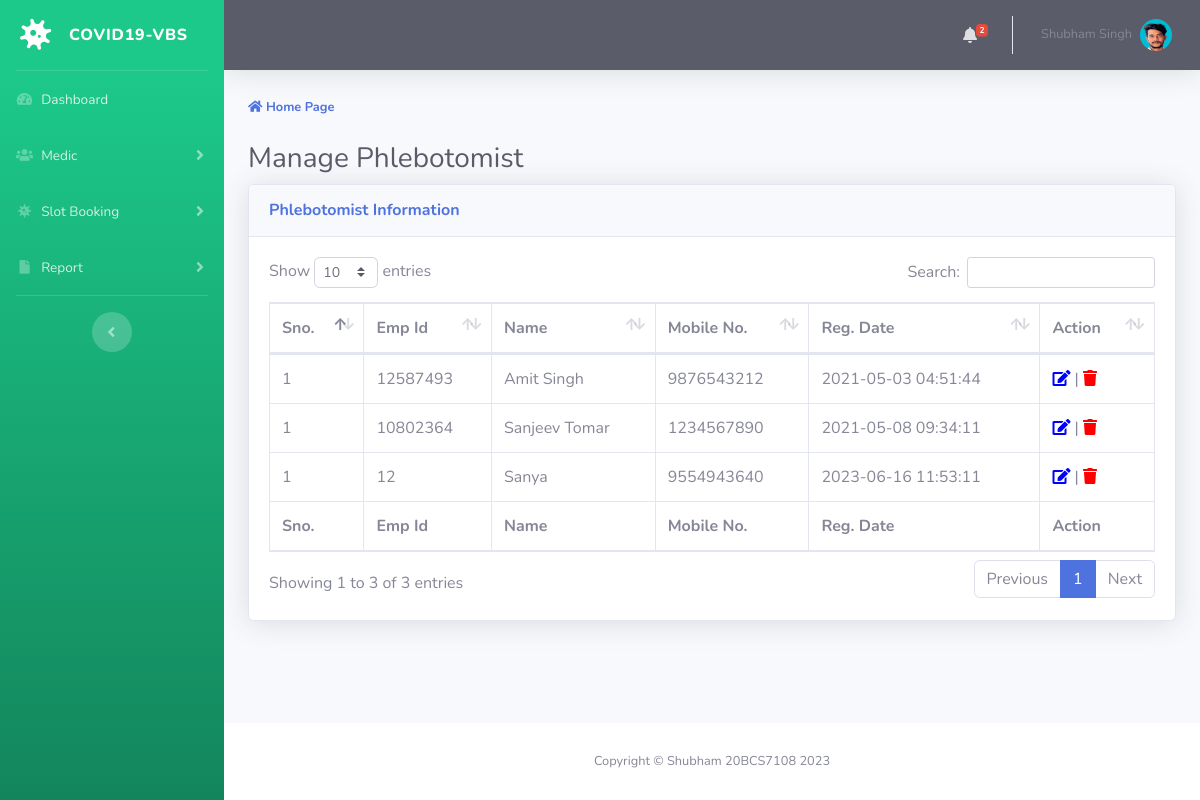
/manage-phlebotomist.php (signed in), run on the app's committed database.
### tables this page shows
CREATE TABLE `tblphlebotomist` (
  `id` int(11) NOT NULL,
  `EmpID` varchar(100) DEFAULT NULL,
  `FullName` varchar(120) DEFAULT NULL,
  `MobileNumber` bigint(12) DEFAULT NULL,
  `RegDate` timestamp NULL DEFAULT current_timestamp()
);

### manage-phlebotomist.php (the view, shortened to what this page needs)
<?php session_start();
include_once('includes/config.php');
if (strlen($_SESSION['aid']==0)) {
  header('location:logout.php');
  } else{
?>
<!DOCTYPE html>
<html lang="en">
<head>
    <link href="vendor/fontawesome-free/css/all.min.css" rel="stylesheet" type="text/css">
    <link href="css/sb-admin-2.min.css" rel="stylesheet">
    <link href="vendor/datatables/dataTables.bootstrap4.min.css" rel="stylesheet">
</head>
<body id="page-top">
    <div id="wrapper">
  <?php include_once('includes/sidebar.php');?>
        <div id="content-wrapper" class="d-flex flex-column">
            <div id="content">
<?php include_once('includes/topbar.php');?>
                <div class="container-fluid">
                    <div class="text-left mb-4">
                                            <a class="small" href="index.php" style="font-weight:bold;"><i
                                                    class="fa fa-home" aria-hidden="true"></i> Home Page</a>
                                        </div>
                    <h1 class="h3 mb-2 text-gray-800">Manage Phlebotomist</h1>
                    <div class="card shadow mb-4">
                        <div class="card-header py-3">
                            <h6 class="m-0 font-weight-bold text-primary">Phlebotomist Information</h6>
                        </div>
                        <div class="card-body">
                            <div class="table-responsive">
                                <table class="table table-bordered" id="dataTable" width="100%" cellspacing="0">
                                    <thead>
                                        <tr>
                                            <th>Sno.</th>
                                            <th>Emp Id</th>
                                            <th>Name</th>
                                            <th>Mobile No.</th>
                                            <th>Reg. Date</th>
                                            <th>Action</th>
                                        </tr>
                                    </thead>
                                    <tfoot>
                                        <tr>
                                            <th>Sno.</th>
                                            <th>Emp Id</th>
                                            <th>Name</th>
                                            <th>Mobile No.</th>
                                             <th>Reg. Date</th>
                                            <th>Action</th>
                                        </tr>
                                    </tfoot>
                                    <tbody>
<?php $query=mysqli_query($con,"select * from tblphlebotomist");
$cnt=1;
while($row=mysqli_fetch_array($query)){
?>
                                        <tr>
                                            <td><?php echo $cnt;?></td>
                                            <td><?php echo $row['EmpID'];?></td>
                                            <td><?php echo $row['FullName'];?></td>
                                            <td><?php echo $row['MobileNumber'];?></td>
                                             <td><?php echo $row['RegDate'];?></td>
                                            <td>
                                <a href="edit-phlebotomist.php?pid=<?php echo $row['id'];?>"><i class="fas fa-edit" style="color:blue"></i></a> |
                                <a href="manage-phlebotomist.php?pid=<?php echo $row['id'];?>&&action=delete" onclick="return confirm('Do you really want to delete this record?');"><i class="fa fa-trash" aria-hidden="true" style="color:red" title="Delete this record"></i></a></td>
                                        </tr>
                               <?php } ?>
                                    </tbody>
                                </table>
                            </div>
                        </div>
                    </div>
                </div>
            </div>
    <?php include_once('includes/footer.php');?>
        </div>
    </div>
</body>
</html>
<?php } ?>

### includes/topbar.php (shortened to what this page needs)
      <nav class="navbar navbar-expand navbar-dark bg-dark topbar mb-4 static-top shadow">
            <?php if($_SESSION['aid']):?>
                    <ul class="navbar-nav ml-auto">
<?php $query=mysqli_query($con,"select * from tbltestrecord where ReportStatus is null");
$count=mysqli_num_rows($query);
?>
                        <li class="nav-item dropdown no-arrow mx-1">
                            <a class="nav-link dropdown-toggle" href="#" id="alertsDropdown" role="button"
                                data-toggle="dropdown" aria-haspopup="true" aria-expanded="false">
                                <i class="fas fa-bell fa-fw"></i>
                                <span class="badge badge-danger badge-counter"><?php echo $count;?></span>
                            </a>
                        </li>
                        <li class="nav-item dropdown no-arrow">
                            <a class="nav-link dropdown-toggle" href="#" id="userDropdown" role="button"
                                data-toggle="dropdown" aria-haspopup="true" aria-expanded="false">
                <?php
$adid=$_SESSION['aid'];
$ret1=mysqli_query($con,"select AdminName from tbladmin where ID='$adid'");
while($row1=mysqli_fetch_array($ret1)){
?>
                                <span class="mr-2 d-none d-lg-inline text-gray-600 small"><?php  echo $row1['AdminName'];?></span>
                           <?php } ?>
                                <img class="img-profile rounded-circle"
                                    src="img/shubham.png">
                            </a>
                        </li>
                    </ul>
                <?php endif;?>
                </nav>

### data on the page
tblphlebotomist: EmpID "12587493", FullName "Amit Singh", MobileNumber "9876543212", RegDate "2021-05-03 04:51:44"
tblphlebotomist: EmpID "10802364", FullName "Sanjeev Tomar", MobileNumber "1234567890", RegDate "2021-05-08 09:34:11"
tblphlebotomist: EmpID "12", FullName "Sanya", MobileNumber "9554943640", RegDate "2023-06-16 11:53:11"

### other printed values
$count "2"
$row1['AdminName'] "Shubham Singh"
